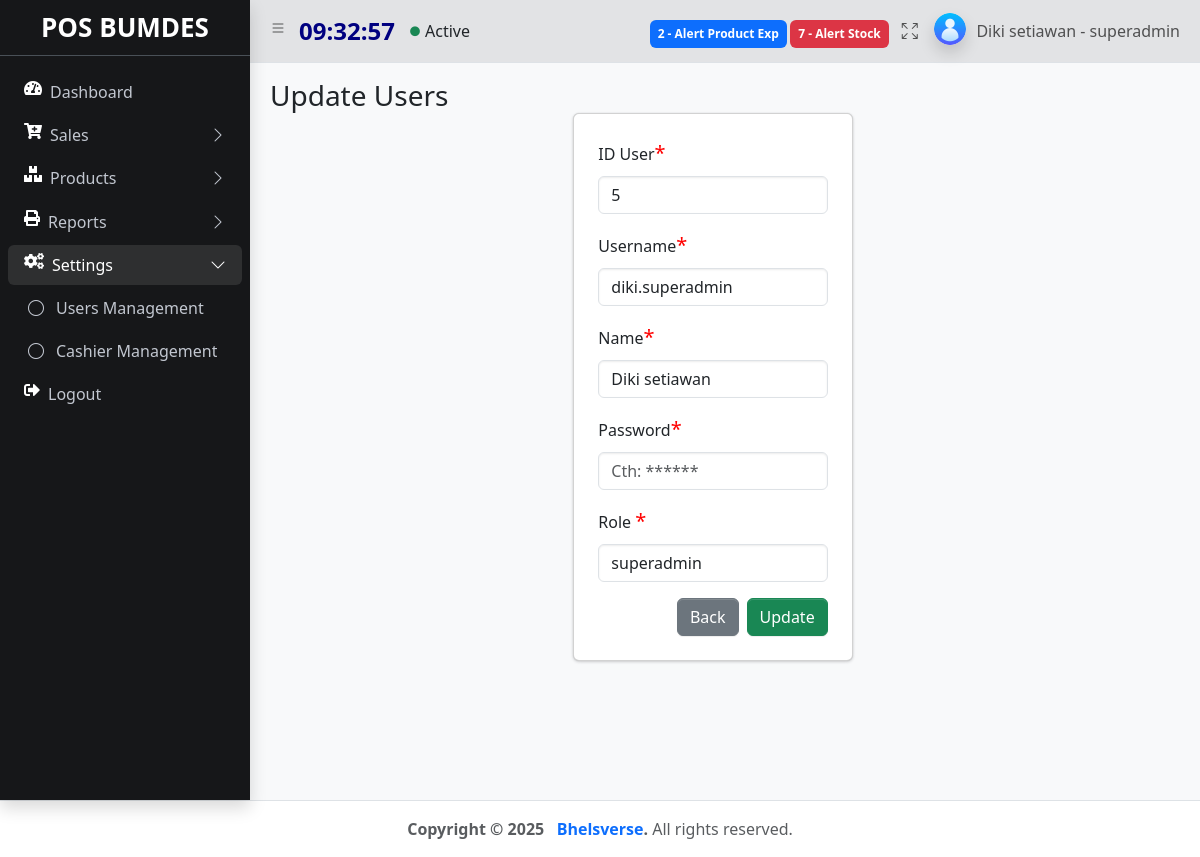
Page /index.php?&module=users&action=form&id_user=5 (signed in) on the committed database.
### tables this page shows
CREATE TABLE `users` (
  `id_user` int(11) NOT NULL,
  `username` varchar(50) NOT NULL,
  `password` varchar(277) NOT NULL,
  `nama` varchar(50) NOT NULL,
  `role` varchar(10) NOT NULL,
  `create_at` timestamp NOT NULL DEFAULT current_timestamp(),
  `update_at` timestamp NOT NULL DEFAULT current_timestamp()
);

### module/users/form.php (the view, shortened to what this page needs)
<?php
    $id_user =isset($_GET['id_user']) ? $_GET['id_user'] : false;
    $username ="";
    $nama ="";
    if($id_user){
        $sql = "SELECT users.id_user, users.username,users.nama, users.password, users.role, role.nama_role, role.id_role FROM users INNER JOIN role ON users.role = role.id_role WHERE id_user='$id_user'";
        $query = mysqli_query($koneksi, $sql);
        $item = mysqli_fetch_array($query);
        $id_user = $item['id_user'];
        $username = $item['username'];
        $nama = $item['nama'];
        $id_role = $item['id_role'];
    }
?>
   <main class="app-main">
        <div class="app-content-header">
          <div class="container-fluid">
            <div class="row">
              <div class="col-sm-6"><h3 class="mb-0">Update Users </h3></div>
            </div>
          <div class="row ">
            <div class="row justify-content-center">
              <div class="col-4">
                <div class="card p-4 align-item-center">
                <form action="<?php echo BASE_URL . "module/users/action.php"; ?>" method="POST" enctype="multipart/form-data">
                    <div class="mb-3">
                      <label for="id_user" class="form-label">ID User<span style="color: red; font-size:20px">*</span></label>
                      <input type="text" class="form-control" id="id_user" name="id_user" aria-describedby="id_user" placeholder="Cth: John do" value='<?= $id_user ?>' readonly autofocus>
                    </div>
                    <div class="mb-3">
                      <label for="username" class="form-label">Username<span style="color: red; font-size:20px">*</span></label>
                      <input type="text" class="form-control" id="username" name="username" aria-describedby="username" placeholder="Cth: John do" value='<?= $username ?>' autofocus>
                    </div>
                    <div class="mb-3">
                      <label for="nama" class="form-label">Name<span style="color: red; font-size:20px">*</span></label>
                      <input type="text" class="form-control" id="nama" name="nama" aria-describedby="nama" placeholder="Cth: John do" value='<?= $nama ?>' autofocus>
                    </div>
                    <div class="mb-3">
                      <label for="password" class="form-label">Password<span style="color: red; font-size:20px">*</span></label>
                      <input type="password" class="form-control" id="password"  name="password" aria-describedby="password" placeholder="Cth: ******"  required >
                    </div>
                    <div class="mb-3">
                      <label for="role" class="form-label">Role <span style="color: red; font-size:20px">*</span></label>
                      <select name="role" id="role" class="form-control"  required>
                      <?php
                          $query = mysqli_query($koneksi, "SELECT * FROM role ");
                          while ($item =  mysqli_fetch_assoc($query)) {
                            if ($id_role == $item['id_role']) {
                              echo "<option value='$item[id_role]' selected >$item[nama_role]</option>";
                          } else {
                              echo "<option value='$item[id_role]'>$item[nama_role]</option>";
                          }
                          } ?>
                     </select>
                    </div>
                    <div class="modal-footer">
                    <a href="<?= BASE_URL . "index.php?module=users&action=list" ?>" class="btn btn-secondary me-2">Back</a>
                    <button type="submit" name="button" value="update" class="btn btn-success">Update</button>
                  </div>
                  </form>
                  </div>
                </div>
                </div>
              </div>
            </div>
          </div>
        </div>

### rows in the picture
users: id_user "5", username "diki.superadmin", nama "Diki setiawan"

### other values in the picture
$notifalertexp "2"
$notifalert "7"
$nama "Diki setiawan"
$role "superadmin"
form field role "superadmin"
